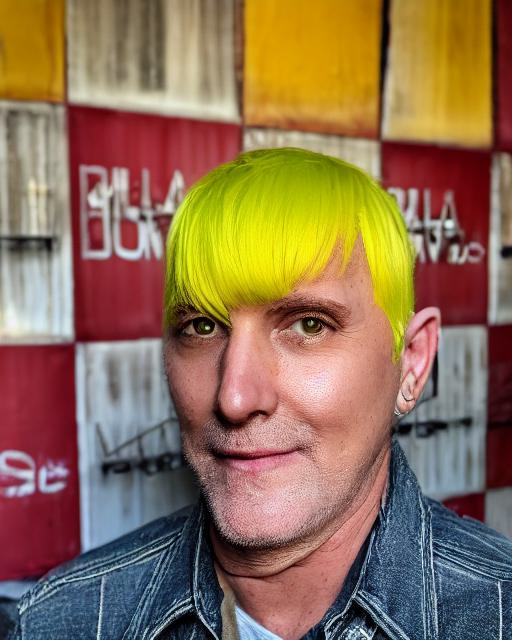
#> input picture our/000079_yellowhair.jpg, 512 x 640 px, found by its file name; its folder holds 3 pictures in this run
$ python grid.py
#> lines starting #> are read from the running program, lines starting #| are printed output that depends on the picture
import os
import matplotlib.pyplot as plt
from PIL import Image
import argparse
import random
import math

def center_crop_square(img: Image.Image) -> Image.Image:
    w, h = img.size
    m = min(w, h)
    left = (w - m) // 2
    top = (h - m) // 2
    return img.crop((left, top, left + m, top + m))

def plot_comparison(dataset_dir, num_images):
    # List all image files in the dataset directory
#> called with dataset_dir = 'our', num_images = 3
    image_files = [
        os.path.join(dataset_dir, fname)
        for fname in os.listdir(dataset_dir)
        if fname.lower().endswith(('.png', '.jpg', '.jpeg'))
    ]
    # Cap num_images to the number of available images
    if num_images > len(image_files):
        num_images = len(image_files)
    # Limit to max 3 images for 1x3 layout
    if num_images > 3:
        num_images = 3
    # Force 1x3 layout
    cols = 3
    fig, axes = plt.subplots(1, cols, figsize=(4 * cols, 4))
    axes = axes.flatten()
    # Randomly select the specified number of images
    selected_images = random.sample(image_files, num_images)
    # sort the selected images by file name
    selected_images.sort()
    for idx, img_path in enumerate(selected_images):
        img = Image.open(img_path)
#> img is the input picture: PIL image 512x640 RGB; mean R, G, B 142.7, 112.8, 83.5
        img = center_crop_square(img)
#> in center_crop_square, `return img.crop((left, top, left + m, top + m))`:
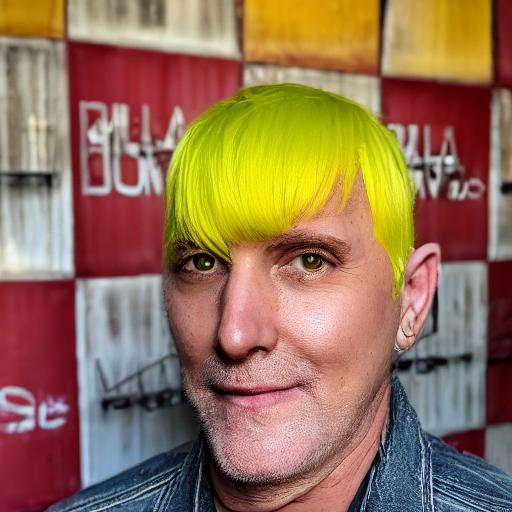
#> returned value: PIL image 512x512 RGB; mean R, G, B 148.2, 114.8, 86.2
        ax = axes[idx]
        ax.imshow(img)
        ax.axis('off')
#> pass 2 of the loop in plot_comparison, `for idx, img_path in enumerate(selected_images):`:
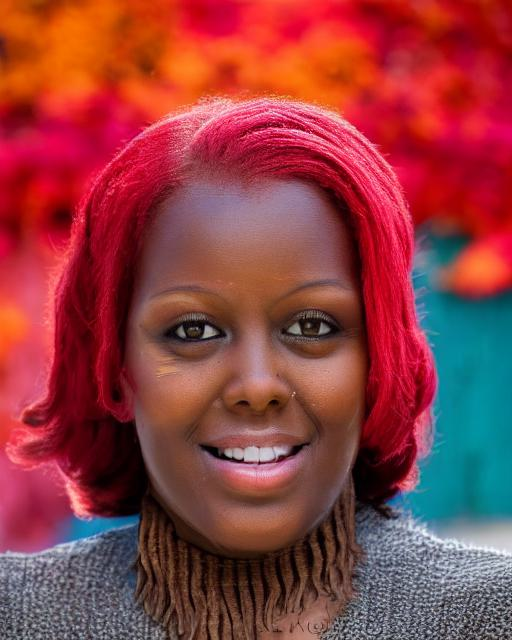
#> input picture our/000176_redhair_brownskin.jpg, 512 x 640 px, found by its file name
#> in plot_comparison, img is the input picture: PIL image 512x640 RGB; mean R, G, B 143.8, 61.6, 64.5
#> in center_crop_square (call 2), `return img.crop((left, top, left + m, top + m))`:
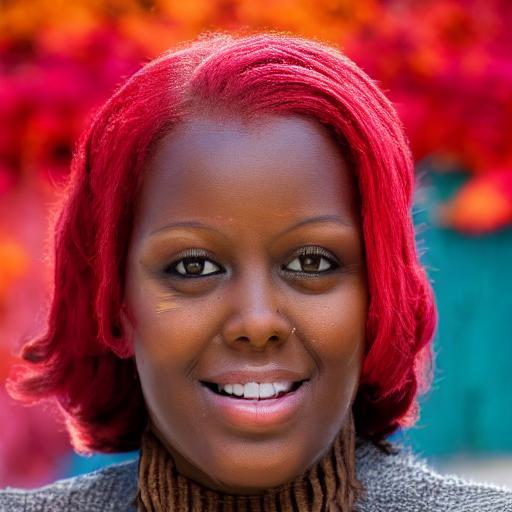
#> returned value: PIL image 512x512 RGB; mean R, G, B 141.6, 60.6, 67.1
#> pass 3 of the loop in plot_comparison, `for idx, img_path in enumerate(selected_images):`:
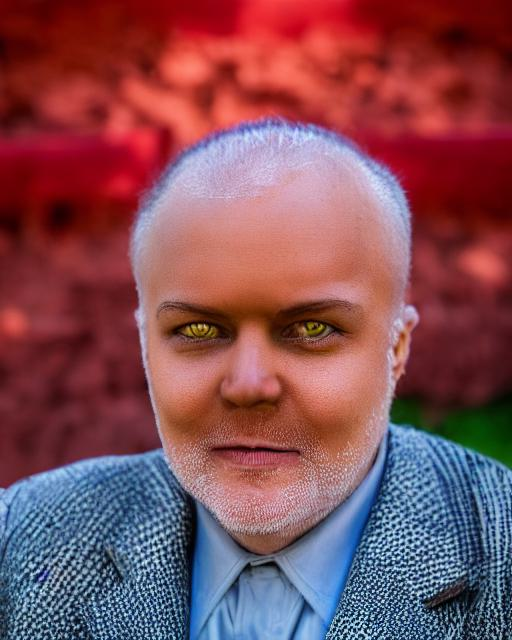
#> input picture our/000578_red.jpg, 512 x 640 px, found by its file name
#> in plot_comparison, img is the input picture: PIL image 512x640 RGB; mean R, G, B 131.1, 77.2, 86.5
#> in center_crop_square (call 3), `return img.crop((left, top, left + m, top + m))`:
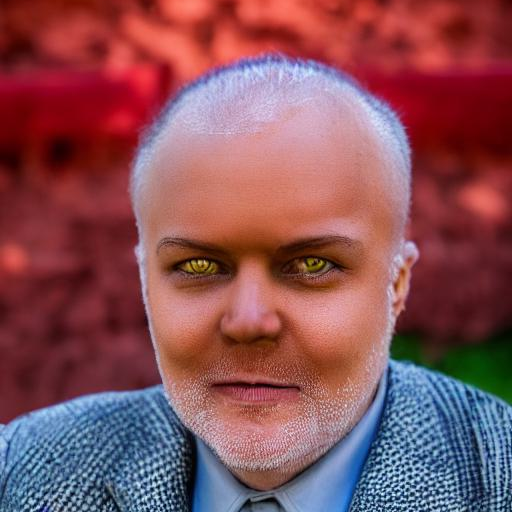
#> returned value: PIL image 512x512 RGB; mean R, G, B 136, 80.4, 88
    # Hide any unused subplots
    for ax in axes[num_images:]:
        ax.axis('off')
    plt.tight_layout()
    # Save the grid as a PDF named after the folder
    base_name = os.path.basename(dataset_dir.rstrip(os.sep))
    output_file = f"grid_{base_name}.pdf"
    plt.savefig(output_file, dpi=300, format='pdf')
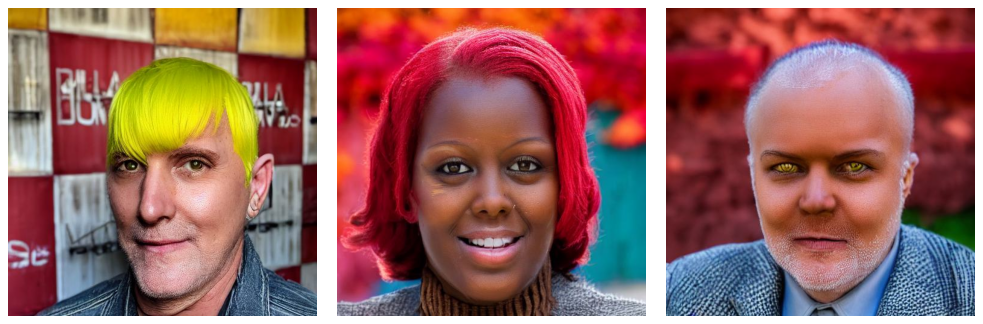
#> figure drawn by matplotlib, 3 panels
    print(f"Saved 1x3 grid PDF to {output_file}")

if __name__ == "__main__":
    parser = argparse.ArgumentParser()
    parser.add_argument(
        '--dataset',
        default='our',
        help='Path to the directory containing images'
    )
    parser.add_argument(
        '--num_images',
        type=int,
        default=3,
        help='Number of images to select and plot (max 3)'
    )
    args = parser.parse_args()
    plot_comparison(args.dataset, args.num_images)
